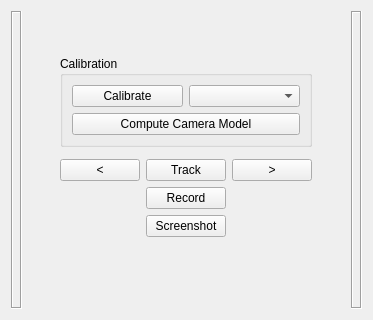
<?xml version="1.0" encoding="UTF-8"?>
<ui version="4.0">
 <class>mtsMicronTrackerControllerQtWidget</class>
 <widget class="QWidget" name="mtsMicronTrackerControllerQtWidget">
  <property name="geometry">
   <rect>
    <x>0</x>
    <y>0</y>
    <width>373</width>
    <height>320</height>
   </rect>
  </property>
  <property name="windowTitle">
   <string>Form</string>
  </property>
  <layout class="QGridLayout" name="gridLayout">
   <item row="0" column="2" colspan="3">
    <spacer name="SpacerTop">
     <property name="orientation">
      <enum>Qt::Vertical</enum>
     </property>
     <property name="sizeHint" stdset="0">
      <size>
       <width>20</width>
       <height>40</height>
      </size>
     </property>
    </spacer>
   </item>
   <item row="0" column="6" rowspan="9">
    <widget class="QLabel" name="FrameRight">
     <property name="frameShape">
      <enum>QFrame::Box</enum>
     </property>
     <property name="frameShadow">
      <enum>QFrame::Sunken</enum>
     </property>
    </widget>
   </item>
   <item row="1" column="2" colspan="3">
    <widget class="QGroupBox" name="BoxCalibration">
     <property name="title">
      <string>Calibration</string>
     </property>
     <layout class="QGridLayout" name="gridLayout_2">
      <item row="0" column="0">
       <widget class="QPushButton" name="ButtonCalibratePivot">
        <property name="text">
         <string>Calibrate</string>
        </property>
       </widget>
      </item>
      <item row="0" column="1">
       <widget class="QComboBox" name="BoxTools"/>
      </item>
      <item row="1" column="0" colspan="2">
       <widget class="QPushButton" name="ButtonComputeCameraModel">
        <property name="text">
         <string>Compute Camera Model</string>
        </property>
       </widget>
      </item>
     </layout>
    </widget>
   </item>
   <item row="1" column="1" rowspan="3">
    <spacer name="SpacerLeftTop">
     <property name="orientation">
      <enum>Qt::Horizontal</enum>
     </property>
     <property name="sizeHint" stdset="0">
      <size>
       <width>40</width>
       <height>20</height>
      </size>
     </property>
    </spacer>
   </item>
   <item row="3" column="3">
    <widget class="QPushButton" name="ButtonTrack">
     <property name="text">
      <string>Track</string>
     </property>
     <property name="checkable">
      <bool>true</bool>
     </property>
    </widget>
   </item>
   <item row="1" column="5" rowspan="3">
    <spacer name="SpacerRightTop">
     <property name="orientation">
      <enum>Qt::Horizontal</enum>
     </property>
     <property name="sizeHint" stdset="0">
      <size>
       <width>40</width>
       <height>20</height>
      </size>
     </property>
    </spacer>
   </item>
   <item row="7" column="1">
    <spacer name="SpacerLeftBottom">
     <property name="orientation">
      <enum>Qt::Horizontal</enum>
     </property>
     <property name="sizeHint" stdset="0">
      <size>
       <width>40</width>
       <height>20</height>
      </size>
     </property>
    </spacer>
   </item>
   <item row="7" column="2" colspan="3">
    <layout class="QVBoxLayout" name="LayoutTools">
     <property name="sizeConstraint">
      <enum>QLayout::SetFixedSize</enum>
     </property>
    </layout>
   </item>
   <item row="7" column="5">
    <spacer name="SpacerRightBottom">
     <property name="orientation">
      <enum>Qt::Horizontal</enum>
     </property>
     <property name="sizeHint" stdset="0">
      <size>
       <width>40</width>
       <height>20</height>
      </size>
     </property>
    </spacer>
   </item>
   <item row="8" column="2" colspan="3">
    <spacer name="SpacerBottom">
     <property name="orientation">
      <enum>Qt::Vertical</enum>
     </property>
     <property name="sizeHint" stdset="0">
      <size>
       <width>20</width>
       <height>40</height>
      </size>
     </property>
    </spacer>
   </item>
   <item row="0" column="0" rowspan="9">
    <widget class="QLabel" name="FrameLeft">
     <property name="frameShape">
      <enum>QFrame::Box</enum>
     </property>
     <property name="frameShadow">
      <enum>QFrame::Sunken</enum>
     </property>
    </widget>
   </item>
   <item row="3" column="2">
    <widget class="QPushButton" name="ButtonCaptureFrameLeft">
     <property name="text">
      <string>&lt;</string>
     </property>
     <property name="checkable">
      <bool>true</bool>
     </property>
    </widget>
   </item>
   <item row="3" column="4">
    <widget class="QPushButton" name="ButtonCaptureFrameRight">
     <property name="text">
      <string>&gt;</string>
     </property>
     <property name="checkable">
      <bool>true</bool>
     </property>
    </widget>
   </item>
   <item row="4" column="3">
    <widget class="QPushButton" name="ButtonRecord">
     <property name="text">
      <string>Record</string>
     </property>
     <property name="checkable">
      <bool>true</bool>
     </property>
    </widget>
   </item>
   <item row="5" column="3">
    <widget class="QPushButton" name="ButtonScreenshot">
     <property name="text">
      <string>Screenshot</string>
     </property>
    </widget>
   </item>
  </layout>
 </widget>
 <resources/>
 <connections/>
</ui>
